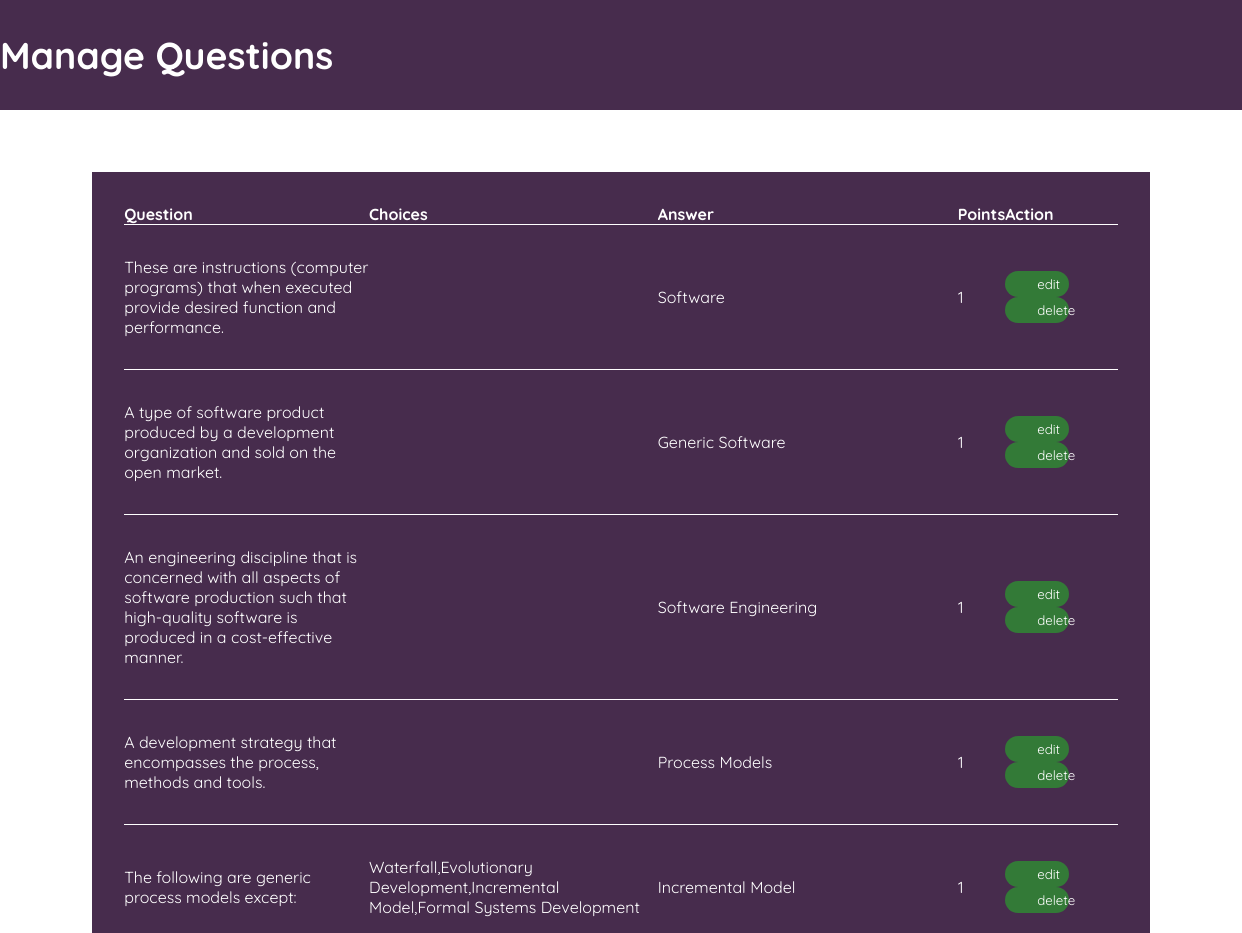
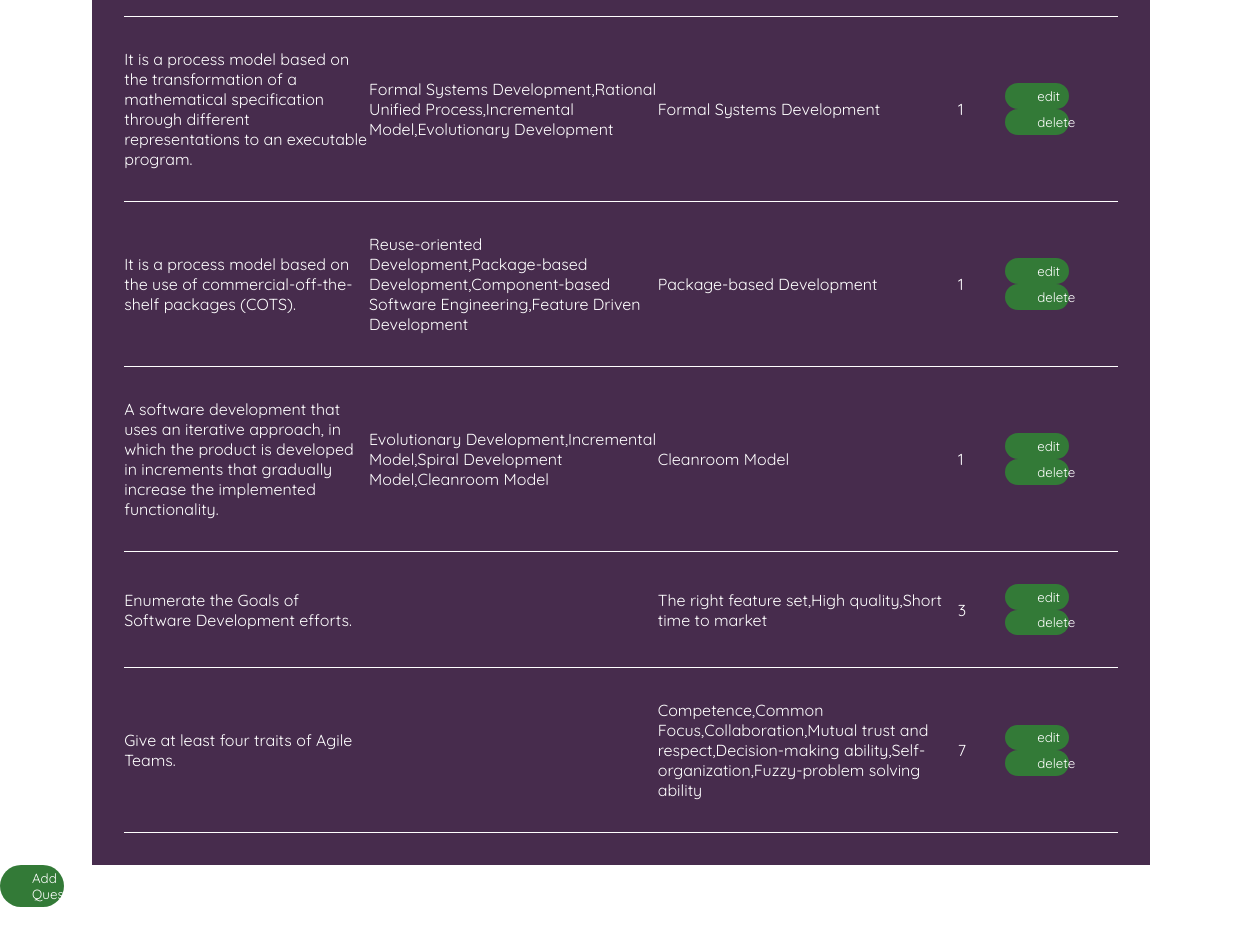
Screenshot of /teachermodule/teacherManageQuestions.php?quiz_code=seqs001 with the database file from the repository (2 pictures, top to bottom).
### tables this page shows
CREATE TABLE IF NOT EXISTS `quiz_inventory` (
  `quiz_code` varchar(45) DEFAULT NULL,
  `type_of_quiz` text,
  `question` text,
  `choices` text,
  `answer` text,
  `points` int(11) DEFAULT NULL
);

### teachermodule/rQuestionsManage.php (the view, shortened to what this page needs)
<?php
    include "config.php";
    $sql = "SELECT * FROM `quiz_inventory` WHERE `quiz_code` = '" . $_SESSION['quiz_code'] . "'";
    $result = mysqli_query($connection, $sql);
    while ($row = $result->fetch_assoc()) {
        echo "<tr>";
        echo "<td>" . $row['question'] . "</td>";
        echo "<td>" . $row['choices'] . "</td>";
        echo "<td>" . $row['answer'] . "</td>";
        echo "<td>" . $row['points'] . "</td>";
        echo "<td>";
        echo "<button class='editQuestion'><a href='teacherEditQuestion.php?quiz_code=" . $_SESSION['quiz_code'] . "&question=". $row['question'] . "'> edit </a></button>";
        echo "<button class='Delete'><a onClick=\"javascript: return confirm('Are you sure you want to delete?');\" href='dQuestion.php?quiz_code=" . $_SESSION['quiz_code'] . "&question=" . $row['question'] . "'>delete</a></button>";
        echo "</td>";
        echo "</tr>";
    }
?>

### teachermodule/styles/teacherCreateQuiz.css (style rules this page uses)
* { margin: 0; padding: 0; list-style: none; text-decoration: none; font-family: var(--fnt-Quicksand); }
body { display: flex; flex-direction: column; height: 100vh; }

### teachermodule/styles/manageQuestions.css (style rules this page uses)
* { margin: 0; border: 0; }
body { display: flex; flex-direction: column; align-items: center; height: 100vh; width: 100vw; }
button { width: 5%; border-radius: 2rem; padding: 0.3rem 2rem; color: white; background-color: rgb(51, 122, 55); }
a , a:hover, a:focus, a:visited { text-decoration: none; color: inherit; outline: 0; cursor: auto; }
tr { border-bottom: 0.1rem solid white; }
td { padding: 2rem 0; overflow:auto; }

### rows the page displays
quiz_inventory: question "These are instructions (computer programs) that when executed provide desired function and performance.", answer "Software", points "1"
quiz_inventory: question "A type of software product produced by a development organization and sold on the open market.", answer "Generic Software", points "1"
quiz_inventory: question "An engineering discipline that is concerned with all aspects of software production such that high-quality software is produced in a cost-effective manner.", answer "Software Engineering", points "1"
quiz_inventory: question "A development strategy that encompasses the process, methods and tools.", answer "Process Models", points "1"
quiz_inventory: question "The following are generic process models except:", choices "Waterfall,Evolutionary Development,Incremental Model,Formal Systems Development", answer "Incremental Model", points "1"
quiz_inventory: question "It is a process model based on the transformation of a mathematical specification through different representations to an executable program.", choices "Formal Systems Development,Rational Unified Process,Incremental Model,Evolutionary Development", answer "Formal Systems Development", points "1"
quiz_inventory: question "It is a process model based on the use of commercial-off-the-shelf packages (COTS).", choices "Reuse-oriented Development,Package-based Development,Component-based Software Engineering,Feature Driven Development", answer "Package-based Development", points "1"
quiz_inventory: question "A software development that uses an iterative approach, in which the product is developed in increments that gradually increase the implemented functionality.", choices "Evolutionary Development,Incremental Model,Spiral Development Model,Cleanroom Model", answer "Cleanroom Model", points "1"
quiz_inventory: question "Enumerate the Goals of Software Development efforts.", answer "The right feature set,High quality,Short time to market", points "3"
quiz_inventory: question "Give at least four traits of Agile Teams.", answer "Competence,Common Focus,Collaboration,Mutual trust and respect,Decision-making ability,Self-organization,Fuzzy-problem solving ability", points "7"
